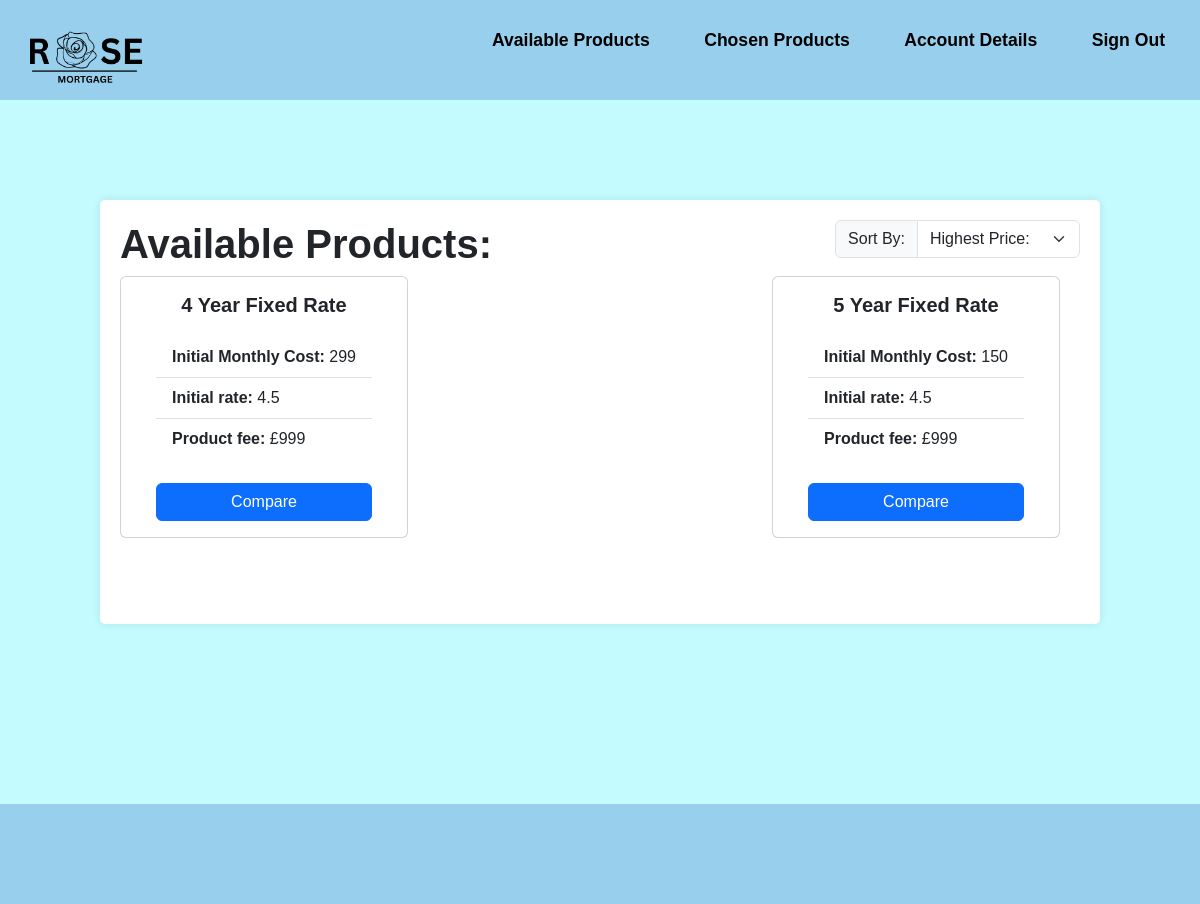
Page /memberviewproducts.php (signed in) on the committed database.
### tables this page shows
CREATE TABLE "Quote" (
	"Quote_ID"	INTEGER NOT NULL,
	"Product_ID"	INTEGER NOT NULL,
	"RegisteredUser_ID"	INTEGER NOT NULL,
	"initial_monthly_repayments"	INTEGER NOT NULL,
	"secondary_monthly_repayments"	INTEGER,
	"total_repayment"	INTEGER NOT NULL,
	"product_starred"	INTEGER NOT NULL,
	PRIMARY KEY("Quote_ID" AUTOINCREMENT),
	FOREIGN KEY("Product_ID") REFERENCES "Product"("Product_ID"),
	FOREIGN KEY("RegisteredUser_ID") REFERENCES "RegisteredUser"("RegisteredUser_ID"),
	FOREIGN KEY("Quote_ID") REFERENCES "Quote"("Quote_ID")
);

CREATE TABLE "Product" (
	"Product_ID"	INTEGER NOT NULL,
	"Broker_ID"	INTEGER NOT NULL,
	"YearRate"	INTEGER NOT NULL,
	"ProductType"	TEXT NOT NULL,
	"expected_income"	INTEGER NOT NULL,
	"expected_outgoings"	INTEGER NOT NULL,
	"expected_credit_score"	INTEGER NOT NULL,
	"initial_interest_rate"	REAL NOT NULL,
	"secondary_interest_rate"	REAL NOT NULL,
	"ProductFee"	INTEGER NOT NULL,
	"mtv_ratio"	REAL NOT NULL,
	"aDraft"	INTEGER NOT NULL,
	FOREIGN KEY("Broker_ID") REFERENCES "Broker"("Broker_ID"),
	PRIMARY KEY("Product_ID" AUTOINCREMENT)
);

### MemberViewProducts.php (the view, shortened to what this page needs)
<?php
include 'connection.php';
$RegisteredUser_ID = $_SESSION['RegisteredUser_ID'];
$sql = "SELECT *
        FROM Product
        LEFT JOIN financialdetails ON (financialdetails.RegisteredUser_ID = Product.Broker_ID)
        LEFT JOIN RegisteredUser ON (RegisteredUser.RegisteredUser_ID = financialdetails.RegisteredUser_ID)
        LEFT JOIN Quote ON (Quote.Product_ID = Product.Product_ID)
        WHERE Product.expected_income <= (SELECT annual_income FROM financialdetails WHERE RegisteredUser_ID = $RegisteredUser_ID)
        AND Product.expected_outgoings <= (SELECT monthly_spending_amounts FROM financialdetails WHERE RegisteredUser_ID = $RegisteredUser_ID)
        AND Product.expected_credit_score <= (SELECT credit_score FROM financialdetails WHERE RegisteredUser_ID = $RegisteredUser_ID);";
$statement = $db->query($sql);
?>
<!DOCTYPE html>
<html lang="en">
<head>
  <link rel="stylesheet" href="https://cdn.jsdelivr.net/npm/bootstrap@5.3.2/dist/css/bootstrap.min.css">
  <link rel="stylesheet" href="style.css">
</head>
<body>
<header class="flex-container">
<a href="MemberViewProducts.php"> <img src="Assets/logo.png" alt="Rose Mortgage"> </a>
    <div>
        <ul class="nav-links">
            <li><a href="MemberViewProducts.php">Available Products</a></li>
            <li><a href="MemberChosenProducts.php">Chosen Products</a></li>
            <li><a href="MemberAccountDetails.php">Account Details</a></li>
            <li><a href="home.php">Sign Out</a></li>
        </ul>
    </div>
</header>
<div class="largecontainer">
    <div class="flex-container">
        <div><h1><b>Available Products:</b></h1></div>
        <div>
            <div class="input-group mb-3">
                <label class="input-group-text" for="inputGroupSelect01">Sort By:</label>
                <select class="form-select" id="inputGroupSelect01">
                    <option selected>Highest Price:</option>
                </select>
            </div>
        </div>
    </div>
    <div class="flex-table">
        <?php
        while ($row = $statement->fetch(PDO::FETCH_ASSOC)) {
        ?>
        <div class="card" style="width: 18rem; margin-bottom: 50px;">
            <div class="card-body">
            <h5 class="card-title"><b><?php echo $row["YearRate"] . " Year " . $row["ProductType"]; ?></b></h5>
                <ul class="list-group list-group-flush">
                    <li class="list-group-item"><b>Initial Monthly Cost: </b><?php echo $row["initial_monthly_repayments"]; ?></li>
                    <li class="list-group-item"><b>Initial rate: </b><?php echo $row["initial_interest_rate"]; ?></li>
                    <li class="list-group-item"><b>Product fee: </b><?php echo $row["ProductFee"]; ?></li>
                </ul>
                <br>
                <a href="#" class="btn btn-primary">Compare</a>
            </div>
        </div>
        <?php
        }
        ?>
    </div>
</div>
<footer>
</footer>
</body>
</html>

### style.css (style rules this page uses)
* { margin: 0; padding: 0; text-decoration: none; font-family: Arial, Helvetica, sans-serif; box-sizing: border-box; list-style: none; }
a { color: #000; text-decoration: none; }
header { background-color: #98CFED; padding: 10px; color: black; height: 100px; width: 100%; top: 0; display: flex; justify-content: flex-start; align-items: center; z-index: 1000; }
.nav-links li { display: inline-block; position: relative; margin: 0 25px; }
.nav-links li a { font-weight: bold; font-size: 1.1rem; text-decoration: none; color: black; }
.nav-links li::after { content: ''; width: 0%; height: 2px; background: #000; display: block; margin: auto; position: absolute; top: 100%; left: 50%; transform: translate(-50%); transition: 0.7s; }
header img { width: 150px; height: auto; }
body { background-color: #c4fbff; display: flex; flex-direction: column; min-height: 100vh; }
.card { height: 100%; display: flex; justify-content: center; align-items: center; }
.card-body { height: 100%; display: flex; flex-direction: column; }
.card-title { margin-bottom: 20px; text-align: center; }
ul { flex: 1; margin-bottom: 20px; }
ul li { list-style-type: disc; }
.largecontainer { width: 1000px; margin: 100px auto 80px; padding: 20px; background-color: #fff; border-radius: 5px; box-shadow: 0 0 10px rgba(0, 0, 0, 0.1); }
.flex-container { display: flex; flex-direction: row; justify-content:space-between; }
.flex-table { display:flex; flex-direction: row; flex-wrap: wrap; align-content: flex-start; justify-content: space-between; margin-right: 20px; margin-bottom: 1em; }
label { display: block; font-weight: bold; }
.input-group { margin-bottom: 20px; }
footer { background-color: #98CFED; padding: 10px; color: black; height: 100px; width: 100%; bottom: 0; z-index: 1000; margin-top: 100px; }

### rows in the picture
quote: Product_ID.YearRate "4", Product_ID.ProductType "Fixed Rate", initial_monthly_repayments "299", Product_ID.initial_interest_rate "4.5", Product_ID.ProductFee "£999"
quote: Product_ID.YearRate "5", Product_ID.ProductType "Fixed Rate", initial_monthly_repayments "150", Product_ID.initial_interest_rate "4.5", Product_ID.ProductFee "£999"
